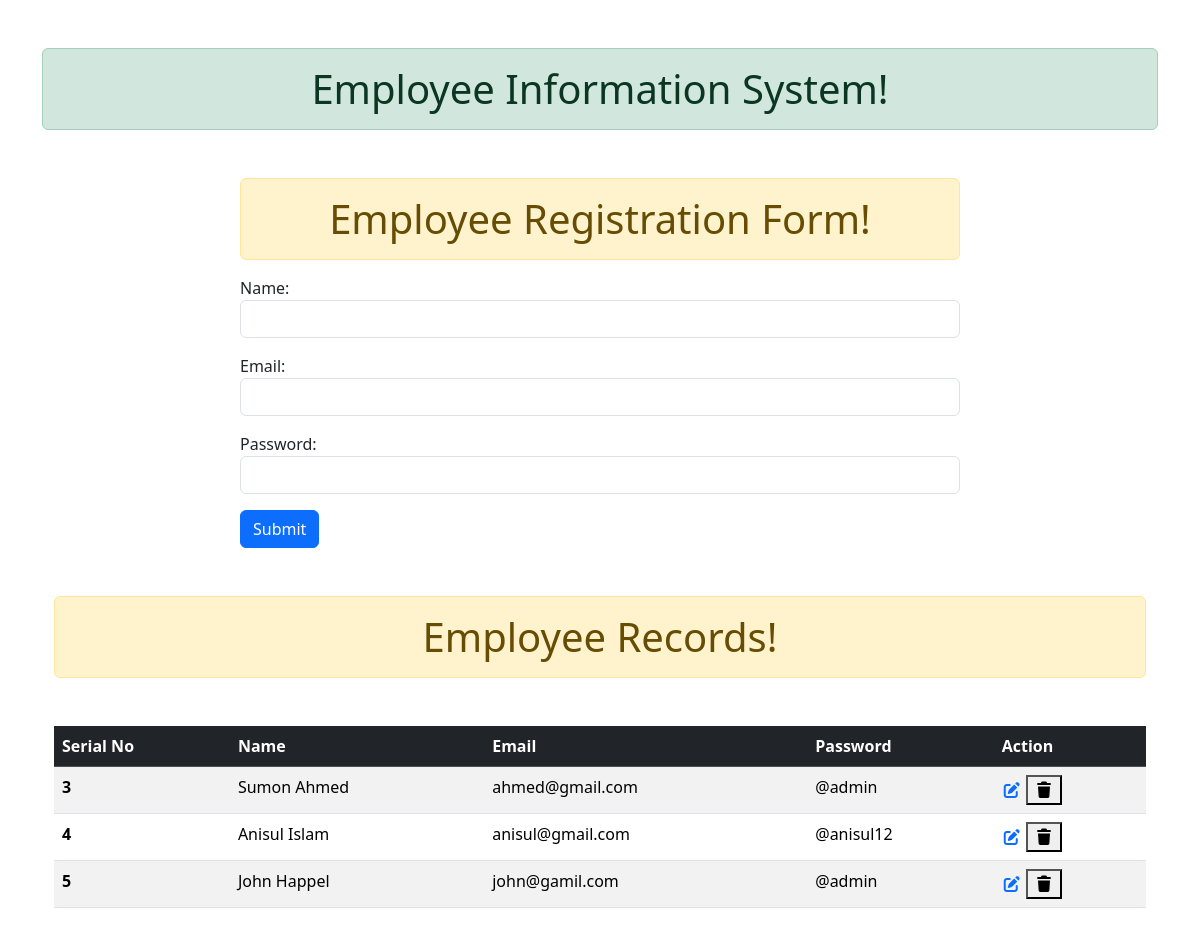
The app's page /, older data.
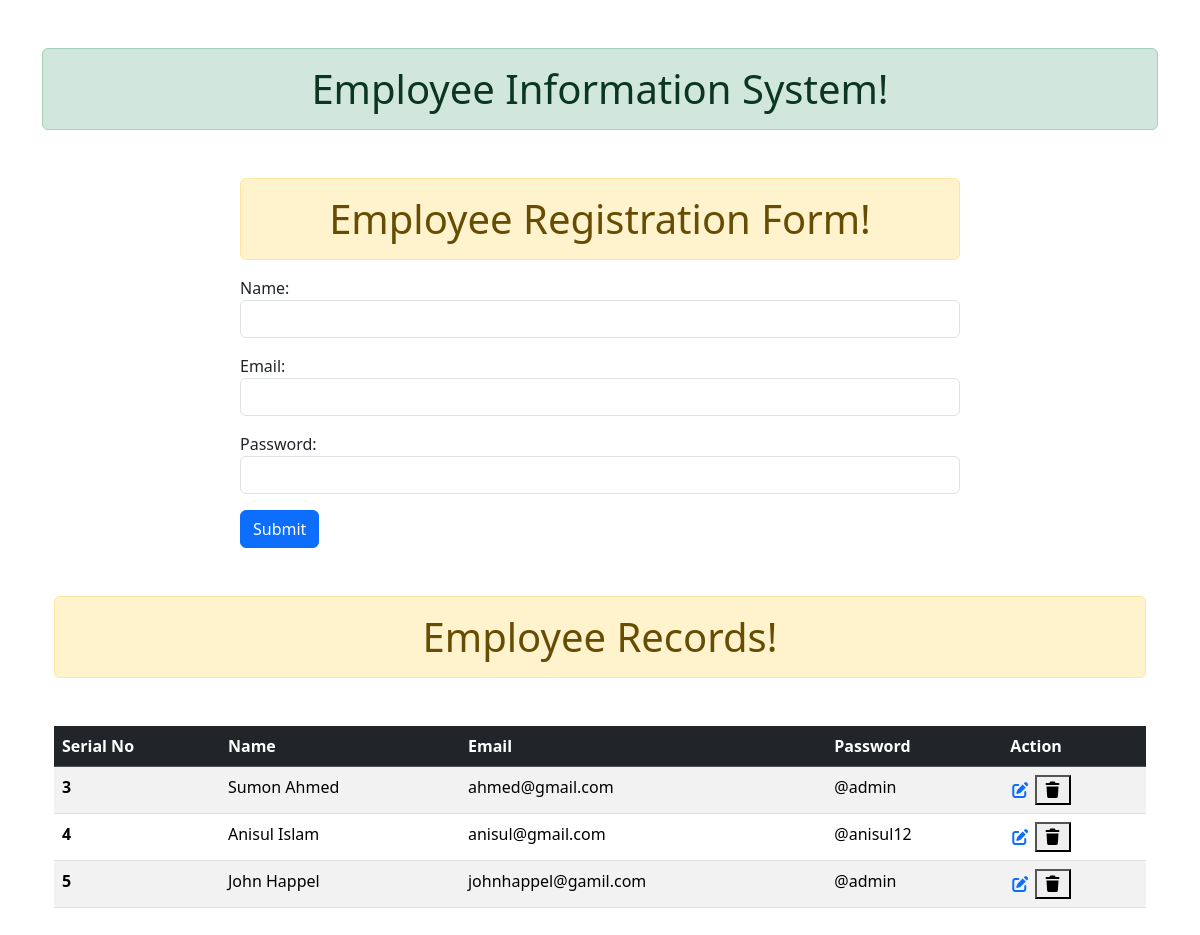
The same page, newer data.
### app/models.py (models this page shows, shortened)
class Employee(models.Model):
    name = models.CharField(max_length=25, null=True)
    email = models.EmailField(max_length=60, null=True)
    password = models.CharField(max_length=12, null=True)

### app/views.py (the view)
# urls.py: 2. Add a URL to urlpatterns:  path('', Home.as_view(), name='home')
def Home(request):
    form = EmployeeForm()
    if request.method == 'POST':
        form = EmployeeForm(request.POST)
        form.save()
        form = EmployeeForm()
    data = Employee.objects.all()
    context = {
        'form': form,
        'data': data
    }
    return render(request, 'apps/index.html', context)

### app/forms.py
class EmployeeForm(ModelForm):
    class Meta:
        model = Employee
        fields = '__all__'
        widgets = {
            'name' : forms.TextInput(attrs={'class':'form-control'}),
            'email' : forms.TextInput(attrs={'class':'form-control'}),
            'password' : forms.PasswordInput(attrs={'class':'form-control'}, render_value=True),
        }

### templates/apps/index.html (shortened to what this page needs)
{% extends 'apps/base.html' %}
{% block content %}
<div class="container">
    <div class="row">
        <div class="col col-8 offset-2">
            <h1 class="alert alert-warning text-center">Employee Registration Form!</h1>
            <form method="post">
                {{form.as_p}}
                <input type="submit" value="Submit" class="btn btn-primary">
            </form>
        </div>
    </div>
    <h1 class="alert alert-warning text-center my-5">Employee Records!</h1>
    <table class="table table-striped table-hover my-5">
        <thead class="table-dark">
        <tr>
            <th scope="col">Serial No</th>
            <th scope="col">Name</th>
            <th scope="col">Email</th>
            <th scope="col">Password</th>
            <th scope="col">Action</th>
        </tr>
        </thead>
        <tbody>
        {% for i in data %}
        <tr>
            <th scope="row">{{ i.id }}</th>
            <td>{{ i.name }}</td>
            <td>{{ i.email }}</td>
            <td>@{{ i.password }}</td>
            <td>
                <a href="{% url 'update' i.id %}"><i class="fa-solid fa-pen-to-square"></i></a>
                <form action="{% url 'delete' i.id %}" method="post" class="d-inline">
                    <button type="submit"><i class="fa-solid fa-trash"></i></button>
                </form>
            </td>
        </tr>
        {% endfor %}
        </tbody>
    </table>
</div>
{% endblock content %}

Row changes from the older to the newer data that the page shows:
changed Employee "John Happel": email "john@gamil.com" → "johnhappel@gamil.com"
